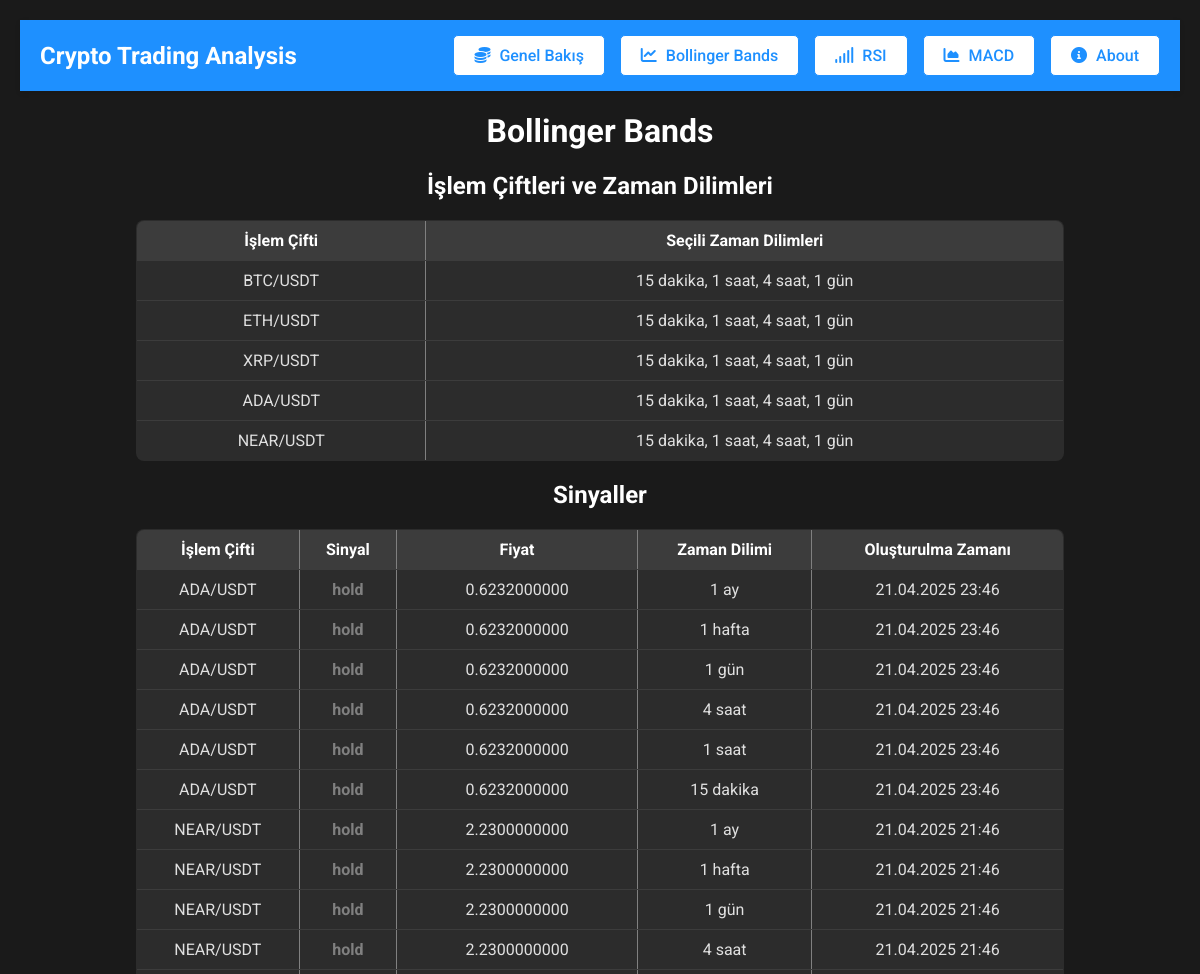
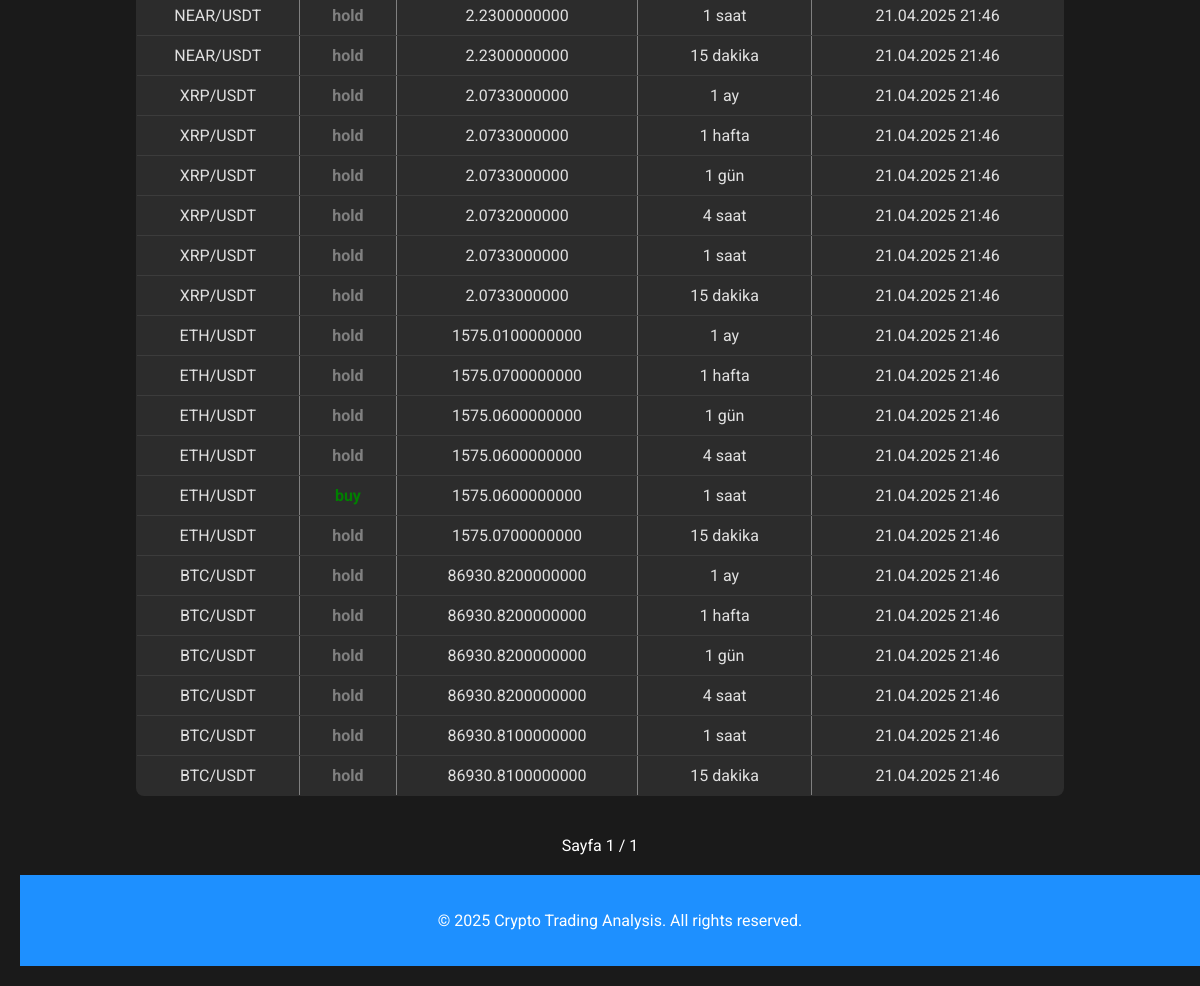
/indicators/bollinger-bands/, run on the app's committed database (2 pictures, top to bottom).
### core/models.py (models this page shows, shortened)
class TradingPair(models.Model):
    base_currency = models.CharField(max_length=10, verbose_name="Temel Para Birimi")
    quote_currency = models.CharField(max_length=10, verbose_name="Karşıt Para Birimi")
    notification_threshold = models.IntegerField(default=51, help_text="Threshold for notification probability")
    time_frames = models.ManyToManyField(TimeFrame, related_name='trading_pairs', verbose_name="Seçili Zaman Dilimleri",blank=True)
    def __str__(self):
        return f"{self.base_currency}/{self.quote_currency}"
    class Meta:
        unique_together = ('base_currency', 'quote_currency')

class TimeFrame(models.Model):
    name = models.CharField(max_length=10, unique=True, verbose_name="Zaman Dilimi Kodu")
    description = models.CharField(max_length=50, blank=True, verbose_name="Açıklama")

class Signal(models.Model):
    user = models.ForeignKey(User, on_delete=models.CASCADE, related_name='signals', null=True)
    trading_pair = models.ForeignKey(TradingPair, on_delete=models.CASCADE, related_name='signals')
    indicator = models.CharField(max_length=50, verbose_name="İndikatör")
    signal = models.CharField(max_length=10, verbose_name="Sinyal")
    price = models.DecimalField(max_digits=20, decimal_places=10, verbose_name="Fiyat")
    timestamp = models.DateTimeField(auto_now_add=True, verbose_name="Oluşturulma Zamanı")
    time_frame = models.ForeignKey(TimeFrame, on_delete=models.CASCADE, verbose_name="Zaman Dilimi")

### core/views.py (the view)
# urls.py: path('indicators/bollinger-bands/', views.bollinger_bands_page, name='bollinger_bands_page'),
def bollinger_bands_page(request):
    return indicator_page(request, 'Bollinger Bands')

### core/views.py (called while the page is built)
def indicator_page(request, indicator_name):
    pairs = TradingPair.objects.all().prefetch_related('time_frames')
    signals = Signal.objects.filter(indicator=indicator_name).order_by('-timestamp')
    paginator = Paginator(signals, 50)  # Her sayfada 50 sinyal
    page_number = request.GET.get('page')
    page_obj = paginator.get_page(page_number)
    context = {
        'signals': page_obj,  # Sayfalanmış sinyaller
        'pairs': pairs,
        'indicator_name': indicator_name,
    }
    return render(request, 'indicator.html', context)

### core/templates/indicator.html (shortened to what this page needs)
{% extends 'base.html' %}
{% load static %}
{% block extra_head %}
    <link rel="stylesheet" href="{% static 'css/trading_pairs.css' %}">
{% endblock %}
{% block content %}
    <h1>{{ indicator_name }}</h1>
    <h2>İşlem Çiftleri ve Zaman Dilimleri</h2>
    <table border="1">
        <thead>
            <tr>
                <th>İşlem Çifti</th>
                <th>Seçili Zaman Dilimleri</th>
            </tr>
        </thead>
        <tbody>
            {% for pair in pairs %}
                <tr>
                    <td>{{ pair }}</td>
                    <td>
                        {% for tf in pair.time_frames.all %}
                            {{ tf.description }}{% if not forloop.last %}, {% endif %}
                        {% empty %}
                            Zaman dilimi seçilmemiş
                        {% endfor %}
                    </td>
                </tr>
            {% empty %}
                <tr>
                    <td colspan="2">Hiç işlem çifti bulunamadı.</td>
                </tr>
            {% endfor %}
        </tbody>
    </table>
    <h2>Sinyaller</h2>
    <table border="1">
        <thead>
            <tr>
                <th>İşlem Çifti</th>
                <th>Sinyal</th>
                <th>Fiyat</th>
                <th>Zaman Dilimi</th>
                <th>Oluşturulma Zamanı</th>
            </tr>
        </thead>
        <tbody>
            {% for signal in signals %}
                <tr>
                    <td>{{ signal.trading_pair }}</td>
                    <td>
                        <span class="
                            {% if signal.signal == 'buy' %}signalalim{% endif %}
                            {% if signal.signal == 'hold' %}signalnotr{% endif %}
                        ">{{ signal.signal }}</span>
                    </td>
                    <td>{{ signal.price }}</td>
                    <td>{{ signal.time_frame.description }}</td>
                    <td>{{ signal.timestamp|date:"d.m.Y H:i" }}</td>
                </tr>
            {% empty %}
                <tr>
                    <td colspan="5">Hiç sinyal bulunamadı.</td>
                </tr>
            {% endfor %}
        </tbody>
    </table>
    <div class="pagination">
        <span class="step-links">
            <span class="current">
                Sayfa {{ signals.number }} / {{ signals.paginator.num_pages }}
            </span>
        </span>
    </div>
{% endblock %}

### static/css/base.css (style rules this page uses)
body { font-family: 'Roboto', sans-serif; background-color: #1c2526; color: #e0e0e0; margin: 0; padding: 0; }

### static/css/trading_pairs.css (style rules this page uses)
body { background-color: #1a1a1a; color: #e0e0e0; font-family: 'Roboto', sans-serif; margin: 0; padding: 20px; }
h1 { text-align: center; color: #ffffff; }
h2 { text-align: center; color: #ffffff; }
table { width: 80%; margin: 20px auto; border-collapse: collapse; background-color: #2c2c2c; border-radius: 8px; overflow: hidden; }
th, td { padding: 10px; text-align: center; border-bottom: 1px solid #3c3c3c; position: relative; }
th { background-color: #3c3c3c; color: #ffffff; }
.signalalim { color: green; font-weight: bold; }
.signalnotr { color: gray; font-weight: bold; }
.pagination { text-align: center; color: #ffffff; padding : 20px }

### data on the page
TradingPair: base_currency+quote_currency "BTC/USDT"
TimeFrame: description "15 dakika"
TimeFrame: description "1 saat"
TimeFrame: description "4 saat"
TimeFrame: description "1 gün"
TradingPair: base_currency+quote_currency "ETH/USDT"
TradingPair: base_currency+quote_currency "XRP/USDT"
TradingPair: base_currency+quote_currency "ADA/USDT"
TradingPair: base_currency+quote_currency "NEAR/USDT"
Signal: trading_pair "ADA/USDT", signal "hold", price "0.6232000000", time_frame.description "1 ay", timestamp "21.04.2025 23:46"
Signal: trading_pair "ADA/USDT", signal "hold", price "0.6232000000", time_frame.description "1 hafta", timestamp "21.04.2025 23:46"
Signal: trading_pair "ADA/USDT", signal "hold", price "0.6232000000", time_frame.description "1 gün", timestamp "21.04.2025 23:46"
Signal: trading_pair "ADA/USDT", signal "hold", price "0.6232000000", time_frame.description "4 saat", timestamp "21.04.2025 23:46"
Signal: trading_pair "ADA/USDT", signal "hold", price "0.6232000000", time_frame.description "1 saat", timestamp "21.04.2025 23:46"
Signal: trading_pair "ADA/USDT", signal "hold", price "0.6232000000", time_frame.description "15 dakika", timestamp "21.04.2025 23:46"
Signal: trading_pair "NEAR/USDT", signal "hold", price "2.2300000000", time_frame.description "1 ay", timestamp "21.04.2025 21:46"
Signal: trading_pair "NEAR/USDT", signal "hold", price "2.2300000000", time_frame.description "1 hafta", timestamp "21.04.2025 21:46"
Signal: trading_pair "NEAR/USDT", signal "hold", price "2.2300000000", time_frame.description "1 gün", timestamp "21.04.2025 21:46"
Signal: trading_pair "NEAR/USDT", signal "hold", price "2.2300000000", time_frame.description "4 saat", timestamp "21.04.2025 21:46"
Signal: trading_pair "NEAR/USDT", signal "hold", price "2.2300000000", time_frame.description "1 saat", timestamp "21.04.2025 21:46"
Signal: trading_pair "NEAR/USDT", signal "hold", price "2.2300000000", time_frame.description "15 dakika", timestamp "21.04.2025 21:46"
Signal: trading_pair "XRP/USDT", signal "hold", price "2.0733000000", time_frame.description "1 ay", timestamp "21.04.2025 21:46"
Signal: trading_pair "XRP/USDT", signal "hold", price "2.0733000000", time_frame.description "1 hafta", timestamp "21.04.2025 21:46"
Signal: trading_pair "XRP/USDT", signal "hold", price "2.0733000000", time_frame.description "1 gün", timestamp "21.04.2025 21:46"
Signal: trading_pair "XRP/USDT", signal "hold", price "2.0732000000", time_frame.description "4 saat", timestamp "21.04.2025 21:46"
Signal: trading_pair "XRP/USDT", signal "hold", price "2.0733000000", time_frame.description "1 saat", timestamp "21.04.2025 21:46"
Signal: trading_pair "XRP/USDT", signal "hold", price "2.0733000000", time_frame.description "15 dakika", timestamp "21.04.2025 21:46"
Signal: trading_pair "ETH/USDT", signal "hold", price "1575.0100000000", time_frame.description "1 ay", timestamp "21.04.2025 21:46"
Signal: trading_pair "ETH/USDT", signal "hold", price "1575.0700000000", time_frame.description "1 hafta", timestamp "21.04.2025 21:46"
Signal: trading_pair "ETH/USDT", signal "hold", price "1575.0600000000", time_frame.description "1 gün", timestamp "21.04.2025 21:46"
Signal: trading_pair "ETH/USDT", signal "hold", price "1575.0600000000", time_frame.description "4 saat", timestamp "21.04.2025 21:46"
Signal: trading_pair "ETH/USDT", signal "buy", price "1575.0600000000", time_frame.description "1 saat", timestamp "21.04.2025 21:46"
Signal: trading_pair "ETH/USDT", signal "hold", price "1575.0700000000", time_frame.description "15 dakika", timestamp "21.04.2025 21:46"
Signal: trading_pair "BTC/USDT", signal "hold", price "86930.8200000000", time_frame.description "1 ay", timestamp "21.04.2025 21:46"
Signal: trading_pair "BTC/USDT", signal "hold", price "86930.8200000000", time_frame.description "1 hafta", timestamp "21.04.2025 21:46"
Signal: trading_pair "BTC/USDT", signal "hold", price "86930.8200000000", time_frame.description "1 gün", timestamp "21.04.2025 21:46"
Signal: trading_pair "BTC/USDT", signal "hold", price "86930.8200000000", time_frame.description "4 saat", timestamp "21.04.2025 21:46"
Signal: trading_pair "BTC/USDT", signal "hold", price "86930.8100000000", time_frame.description "1 saat", timestamp "21.04.2025 21:46"
Signal: trading_pair "BTC/USDT", signal "hold", price "86930.8100000000", time_frame.description "15 dakika", timestamp "21.04.2025 21:46"

### other printed values
{{ indicator_name }} "Bollinger Bands"
{{ signals.number }} "1"
{{ signals.paginator.num_pages }} "1"
